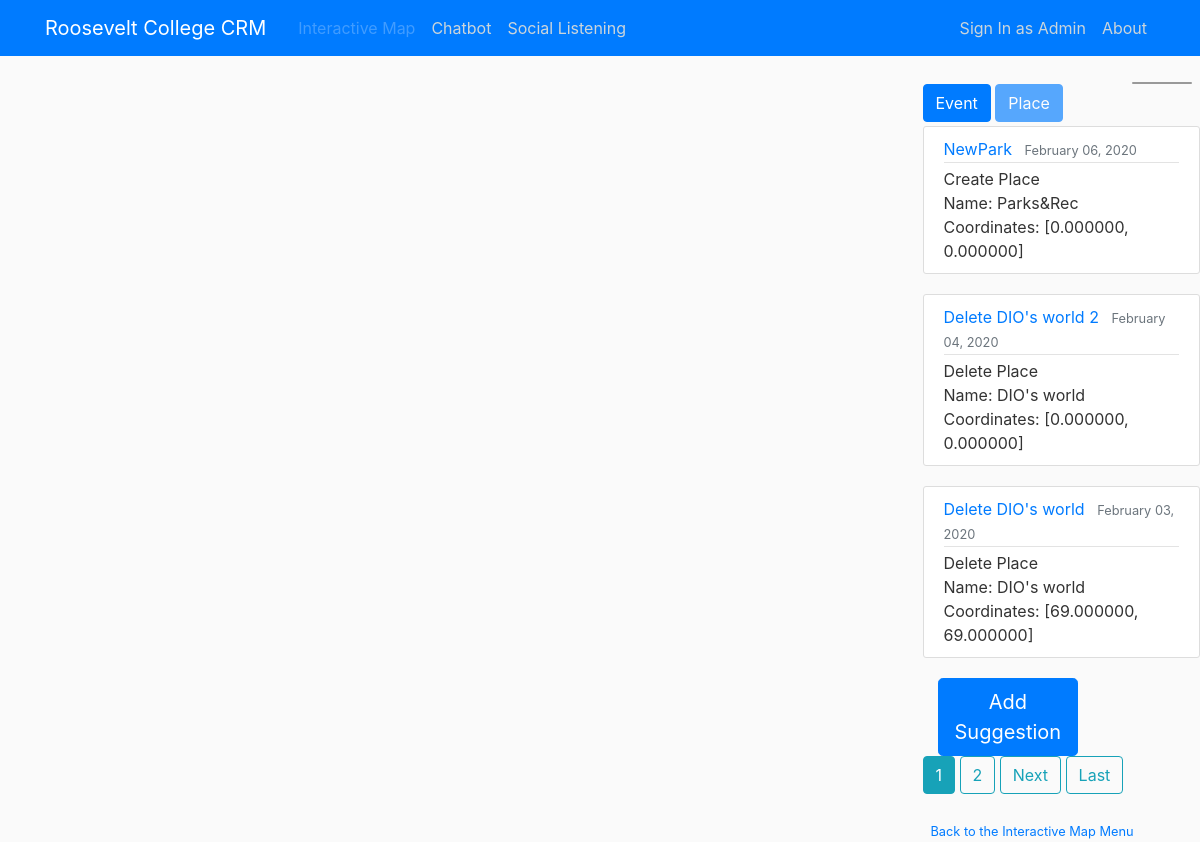
Page /imap/2 on the committed database.
### interactive_map/models.py (models this page shows, shortened)
class Suggestion(models.Model):
	class EventPlace(models.IntegerChoices):
		EVENT = 1
		PLACE = 2
	class Action(models.IntegerChoices):
		CREATE = 1
		UPDATE = 2
		DELETE = 3
	desc = models.CharField(max_length=100, unique=True)
	stype = models.IntegerField(choices=EventPlace.choices)
	prev_name = models.CharField(max_length=100, default=None, blank=True)
	name = models.CharField(max_length=100)
	prev_longitude = models.DecimalField(default=0, decimal_places=6, max_digits=9)
	prev_latitude = models.DecimalField(default=0, decimal_places=6, max_digits=8)
	longitude = models.DecimalField(default=0, decimal_places=6, max_digits=9)
	latitude = models.DecimalField(default=0, decimal_places=6, max_digits=8)
	cud = models.IntegerField(choices=Action.choices)
	date_posted = models.DateTimeField(default=timezone.now)

### interactive_map/views.py (the view)
# urls.py: path('imap/<int:stype>', interactive_map_views.SuggestionListView.as_view(), name='imap-index'),
class SuggestionListView(ListView):
	model = Suggestion
	template_name = 'interactive_map/index.html'
	context_object_name = 'suggestions'
	paginate_by = 3
	def get_queryset(self):
		arg = self.kwargs.get('stype')
		if (arg == 1 or arg == 2):
			return Suggestion.objects.filter(stype=arg).order_by('-date_posted')
		else:
			return Suggestion.objects.order_by('-date_posted')
	def get_context_data(self, **kwargs):
	    context = super().get_context_data(**kwargs)
	    context['title'] = 'Interactive Map'
	    context['arg'] = self.kwargs.get('stype')
	    context['active_profile'] = Profile.objects.get(school_name="Roosevelt College Marikina")
	    if self.kwargs.get('stype') == 1:
	    	context['layer'] = 'roosevelt-events'
	    	context['html'] = "'<p>Name: ' + feature.properties.name + '</p><p>Schedule: ' + feature.properties.date + '</p><p>Time:: ' + feature.properties.time + '</p><p>Target Population: ' + feature.properties.target_population"
	    else:
	    	context['layer'] = ['roosevelt-food', 'roosevelt-health', 'roosevelt-finance', 'roosevelt-store']
	    	context['html'] = "'<p>' + feature.properties.Name + '</p><p>' + feature.properties.Address + '</p><p>' + feature.properties.Contact + '</p><p>' + feature.properties.Hours"
	    return context

### interactive_map/templates/interactive_map/index.html (shortened to what this page needs)
{% extends "main/base.html" %}
{% block content %}
	<nav id="menu"></nav>
	{% if arg == 3 %}
	{% elif arg == 2 %}
		<div id='map' style="position:fixed; top:56px; left:0; width:75%; height:93%; border:none; margin:0; padding:0; overflow:hidden; z-index:999999;"></div>
	{% endif %}
  	<div class="row">
	  <div class="col"></div>
	  <div class="col"></div>
	  <div class="col"></div>
	  <div class="col">
	    <div>
	      	{% if arg ==  1 %}
			<a class="btn btn-primary disabled mt-1 mb-1" href="{% url 'imap-index' 1 %}" role="button">Event</a>
			{% else %}
	     	<a class="btn btn-primary mt-1 mb-1" href="{% url 'imap-index' 1 %}" role="button">Event</a>
	      	{% endif %}
	      	{% if arg == 2 %}
			<a class="btn btn-primary disabled mt-1 mb-1" href="{% url 'imap-index' 2 %}" role="button">Place</a>
			{% else %}
	     	<a class="btn btn-primary mt-1 mb-1" href="{% url 'imap-index' 2 %}" role="button">Place</a>
	      	{% endif %}
	  	</div>
		{% for suggestion in suggestions %}
			<article class="media content-section">
			  <div class="media-body">
			    <div class="article-metadata">
			      <a class="mr-2" href="#">{{ suggestion.desc }}</a>
			      <small class="text-muted">{{ suggestion.date_posted|date:"F d, Y" }}</small>
			    </div>
			    {% if suggestion.cud == 1 %}
			    		Create
		    	{% elif suggestion.cud == 2 %}
		    		Update
		    	{% else %}
		    		Delete
		    	{% endif %}
		    	{% if suggestion.stype == 1 %}
		    		Event
		    	{% else %}
		    		Place
		    	{% endif %} <br>
			    Name: {{ suggestion.name }} <br>
			    Coordinates: [{{ suggestion.latitude }}, {{ suggestion.longitude }}]
			  </div>
			</article>
		{% endfor %}
		<div class="container">
			<div class="row">
				<div class="col-sm">
					<a class="btn btn-primary btn-lg" href="{% url 'suggestion-create' %}" role="button">Add Suggestion</a>
				</div>
				<div class="col-sm"></div>
				<div class="col-sm-left">
					{% if is_paginated %}
						{% for num in page_obj.paginator.page_range %}
							{% if page_obj.number == num %}
								<a class="btn btn-info mb-4" href="?page={{ num }}">{{ num }}</a>
							{% elif  num > page_obj.number|add:'-3' and num < page_obj.number|add:'3'%}
								<a class="btn btn-outline-info mb-4" href="?page={{ num }}">{{ num }}</a>
							{% endif %}
						{% endfor %}
						{% if page_obj.has_next %}
							<a class="btn btn-outline-info mb-4" href="?page={{ page_obj.next_page_number }}">Next</a>
							<a class="btn btn-outline-info mb-4" href="?page={{ page_obj.paginator.num_pages }}">Last</a>
						{% endif %}
					{% endif %}
				</div>
			</div>
		</div>
		<div><small class="text-muted">
		  <a class="ml-2" href="{% url 'imap-menu' %}">Back to the Interactive Map Menu</a>
		</small></div>
	</div>
</div>
{% endblock content %}

### main/static/main/main.css (style rules this page uses)
body { background: #fafafa; color: #333333; margin-top: 5rem; }
.content-section { background: #ffffff; padding: 10px 20px; border: 1px solid #dddddd; border-radius: 3px; margin-bottom: 20px; }
.article-metadata { padding-bottom: 1px; margin-bottom: 4px; border-bottom: 1px solid #e3e3e3 }

### interactive_map/templates/interactive_map/index.html (style rules this page uses)
#menu { background: #fff; position: absolute; z-index: 1; top: 82px; right: 8px; border-radius: 3px; width: 60px; border: 1px solid rgba(0, 0, 0, 0.4); font-family: 'Open Sans', sans-serif; }

### rows in the picture
Suggestion: desc "NewPark", date_posted "February 06, 2020", cud "Create", stype "Place", name "Parks&Rec", latitude "0.000000", longitude "0.000000"
Suggestion: desc "Delete DIO's world 2", date_posted "February 04, 2020", cud "Delete", stype "Place", name "DIO's world", latitude "0.000000", longitude "0.000000"
Suggestion: desc "Delete DIO's world", date_posted "February 03, 2020", cud "Delete", stype "Place", name "DIO's world", latitude "69.000000", longitude "69.000000"

### other values in the picture
{{ num }} "1"
{{ num }} "2"
